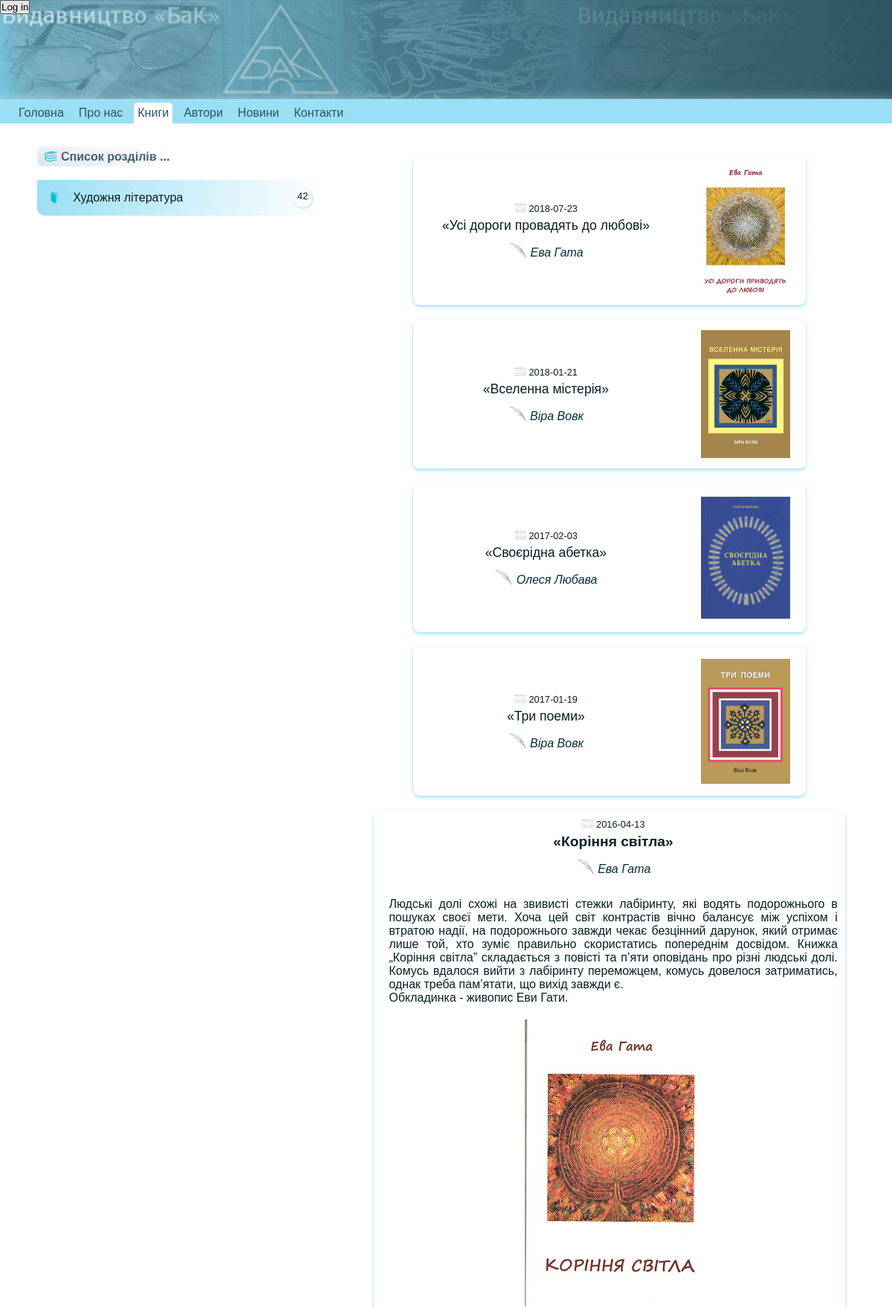
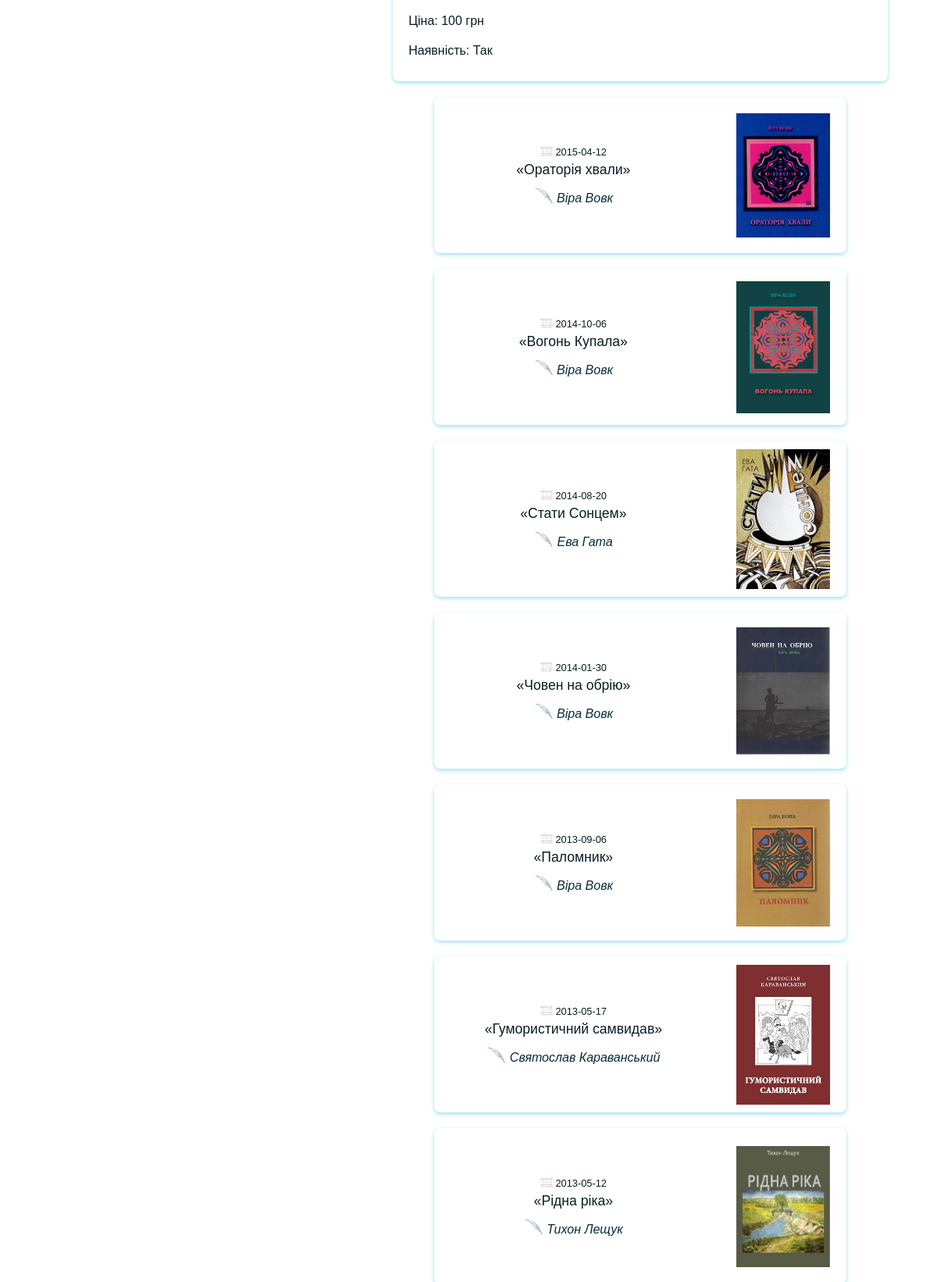
Screenshot of /books/?folder=9&book=300 (upper part) with the database file from the repository (2 pictures, top to bottom).
### tables this page shows
CREATE TABLE `folders` (
  `folder_id` int(11) NOT NULL AUTO_INCREMENT,
  `folder` varchar(100) DEFAULT NULL,
  `deleted` tinyint(1) unsigned NOT NULL DEFAULT '0',
  PRIMARY KEY (`folder_id`),
  UNIQUE KEY `folder_id` (`folder_id`,`folder`) USING BTREE
);

CREATE TABLE `books` (
  `book_id` int(11) unsigned NOT NULL AUTO_INCREMENT,
  `book` varchar(100) DEFAULT '',
  `describe` mediumtext,
  `folder` int(11) DEFAULT '0',
  `created` date DEFAULT '0000-00-00',
  `modified` date DEFAULT '0000-00-00',
  `hits` int(11) unsigned DEFAULT '0',
  `picture` varchar(50) DEFAULT NULL,
  `price` int(4) DEFAULT NULL,
  `available` set('0','1','') DEFAULT '',
  `deleted` tinyint(1) unsigned DEFAULT '0',
  `rate` int(11) DEFAULT '0',
  `pages` int(11) DEFAULT NULL,
  PRIMARY KEY (`book_id`)
);

### books/index.php (called while the page is built, shortened)
<?
require_once "../template/template.php";
?>

### common/authors_assemble.php (called while the page is built)
<?
    $query = mysql_query("SELECT bookauthor.bookauthor_id, bookauthor.book,  authors.author FROM bookauthor LEFT JOIN authors on bookauthor.author = authors.author_id order by bookauthor.book");
    $bookauthors = array();
    while ($cRecord = mysql_fetch_assoc($query)) {
        $bookauthors[] = $cRecord;
    }
    for ($n=0; $n < count($books); $n++) {
        foreach($bookauthors as $key=>$value) {
            if ($books[$n]['book_id'] == $value['book']) $books[$n]['assemble'] .= $value['author'].', ';
        }
        $books[$n]['assemble'] = substr($books[$n]['assemble'], 0, strlen($books[$n]['assemble']) - 2);
    }
?>

### common/books_list_echo.php (the view, shortened to what this page needs)
<?
            if (isset($books)) {
                $photo_folder = BOOK_PHOTO_FOLDER;
                foreach($books as $key=>$value){
                    $btns = '';
                    $goto_folder = "";
                    $pages = $value['pages'] ? " ({$value['pages']} стор.)" : '';
                    $price = $value['price'] ? "Ціна: {$value['price']} грн" : '';
                    $available = $value['available'] ? "Наявність: Так" : 'Наявність: Ні';
                    $writer = $value['assemble'] ? "<img class='picture writer' src='../assets/img/pero.png'> {$value['assemble']}" : '';
                    $book_picture = $value['picture'] != '' ? "<img class='picture' src='{$photo_folder}{$value['picture']}'>" : '';
                    echo "<div class='book-item' data-book='{$value['book_id']}'>
                    <div>
                    <span class='book-item__create'>
                        <img src='../assets/img/calendar2.jpg'>
                        {$value['created']}
                    </span>
                    {$btns}
                        <span class='book-name'>&laquo;{$value['book']}&raquo; </span>
                        <span class='book-author'> {$writer}</span>
                        <span class='book-item__pages'>{$pages}</span>
                        {$goto_folder}
                        <span class='book-describe'>{$value['describe']}</span>
                    </div>
                    <span class='img'> {$book_picture} </span>
                    <span class='book-describe'>{$price} </span>
                    <span class='book-describe'>{$available}</span>
                    </div>";
                }
            }
            ?>

### template/book_view.php (shortened to what this page needs)
<?
    $current_folder = $_GET['folder'];
    if ($current_folder) {
        $query = mysql_query("SELECT * FROM books WHERE books.folder=".$current_folder." ORDER BY created DESC");
        $books = array();
        while ($cRecord = mysql_fetch_assoc($query)) {
            $books[] = $cRecord;
        }
        require '../common/authors_assemble.php';
    }
    $where = $current_folder ? "where folders.folder_id={$current_folder}" : '';
    $query = mysql_query(
    "SELECT
    folders.folder_id, folders.folder, cnt from folders left join
    (select books.folder, count(*) as cnt from books group by books.folder) as sel
    on sel.folder = folders.folder_id
    {$where}
    ORDER BY cnt DESC
    ");
    $folders = array();
    while ($cRecord = mysql_fetch_assoc($query)) {
        if ($cRecord['folder_id'] == $current_folder) array_unshift($folders, $cRecord); else {
            $folders[] = $cRecord;
        }
    }
?>
<div class="books">
    <div class="book-left">
    <?
        if ($current_folder) echo "<a id='folder-list' class='visible' href='.'><img src='../assets/img/books2.png'>Список розділів ...</a>";
    ?>
        <ul id='folders'>
            <?
                foreach($folders as $key=>$value) {
                    $active_class = $value['folder_id'] == $current_folder ? "class='active'" : '';
                    $btns = '';
                    echo "
                    <li>
                    {$btns}
                    <a {$active_class} href='?folder={$value['folder_id']}'>
                    <img id='open-book' src='../assets/img/openbook.png'>
                    <img id='close-book' src='../assets/img/book.png'>
                    <span>
                    {$value['folder']}
                    </span>
                    <span class='bage'>{$value['cnt']}</span>
                    </a>
                    </li>
                    ";
                }
            ?>
        </ul>
    </div>
    <?
        echo "<div class='book-right'>";
        if ($current_folder)
            require '../common/books_list_echo.php';
        echo "</div>";
    ?>
    </div>

### rows the page displays
folders: folder "Художня література", cnt "42"
books: created "2018-07-23", book "Усі дороги провадять до любові", assemble "Ева Гата", picture (picture)
books: created "2018-01-21", book "Вселенна містерія", assemble "Віра Вовк", picture (picture)
books: created "2017-02-03", book "Своєрідна абетка", assemble "Олеся Любава", picture (picture)
books: created "2017-01-19", book "Три поеми", assemble "Віра Вовк", picture (picture)
books: created "2016-04-13", book "Коріння світла", assemble "Ева Гата", describe "Людські долі схожі на звивисті стежки лабіринту, які водять подо­рожнього в пошуках своєї мети. Хоча цей світ контрастів вічно ба­лансує між успіхом і втратою надії, на подорожнього завжди чекає безцінний дарунок, який отримає лише той, хто зуміє правильно скористатись попереднім досвідом. Книжка „Коріння світла” скла­дається з повісті та п’яти оповідань про різні людські долі. Ко­мусь вдалося вийти з лабіринту переможцем, комусь довелося за­три­матись, однак треба пам’ятати, що вихід завжди є. Обкладинка - живопис Еви Гати.", picture (picture), price "Ціна: 100 грн", available "Наявність: Так"
books: created "2015-04-12", book "Ораторія хвали", assemble "Віра Вовк", picture (picture)
books: created "2014-10-06", book "Вогонь Купала", assemble "Віра Вовк", picture (picture)
books: created "2014-08-20", book "Стати Сонцем", assemble "Ева Гата", picture (picture)
books: created "2014-01-30", book "Човен на обрію", assemble "Віра Вовк", picture (picture)
books: created "2013-09-06", book "Паломник", assemble "Віра Вовк", picture (picture)
books: created "2013-05-17", book "Гумористичний самвидав", assemble "Святослав Караванський", picture (picture)
books: created "2013-05-12", book "Рідна ріка", assemble "Тихон Лещук", picture (picture)

### other values shown
$value['name'] "Головна"
$value['name'] "Про нас"
$value['name'] "Книги"
$value['name'] "Автори"
$value['name'] "Новини"
$value['name'] "Контакти"
